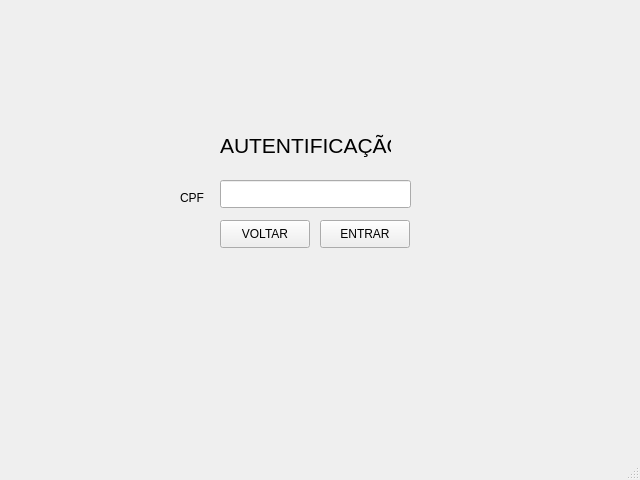
<?xml version="1.0" encoding="UTF-8"?>
<ui version="4.0">
 <class>MainWindow</class>
 <widget class="QMainWindow" name="MainWindow">
  <property name="geometry">
   <rect>
    <x>0</x>
    <y>0</y>
    <width>640</width>
    <height>480</height>
   </rect>
  </property>
  <property name="windowTitle">
   <string>MainWindow</string>
  </property>
  <widget class="QWidget" name="centralwidget">
   <widget class="QLabel" name="label">
    <property name="geometry">
     <rect>
      <x>220</x>
      <y>130</y>
      <width>171</width>
      <height>31</height>
     </rect>
    </property>
    <property name="font">
     <font>
      <pointsize>16</pointsize>
     </font>
    </property>
    <property name="text">
     <string>AUTENTIFICAÇÃO</string>
    </property>
   </widget>
   <widget class="QLabel" name="label_2">
    <property name="geometry">
     <rect>
      <x>180</x>
      <y>190</y>
      <width>31</width>
      <height>16</height>
     </rect>
    </property>
    <property name="text">
     <string>CPF</string>
    </property>
   </widget>
   <widget class="QLineEdit" name="lineEdit">
    <property name="geometry">
     <rect>
      <x>220</x>
      <y>180</y>
      <width>191</width>
      <height>28</height>
     </rect>
    </property>
   </widget>
   <widget class="QPushButton" name="pushButton">
    <property name="geometry">
     <rect>
      <x>320</x>
      <y>220</y>
      <width>90</width>
      <height>28</height>
     </rect>
    </property>
    <property name="text">
     <string>ENTRAR</string>
    </property>
   </widget>
   <widget class="QPushButton" name="pushButton_2">
    <property name="geometry">
     <rect>
      <x>220</x>
      <y>220</y>
      <width>90</width>
      <height>28</height>
     </rect>
    </property>
    <property name="text">
     <string>VOLTAR</string>
    </property>
   </widget>
  </widget>
  <widget class="QMenuBar" name="menubar">
   <property name="geometry">
    <rect>
     <x>0</x>
     <y>0</y>
     <width>640</width>
     <height>22</height>
    </rect>
   </property>
  </widget>
  <widget class="QStatusBar" name="statusbar"/>
 </widget>
 <resources/>
 <connections/>
</ui>
